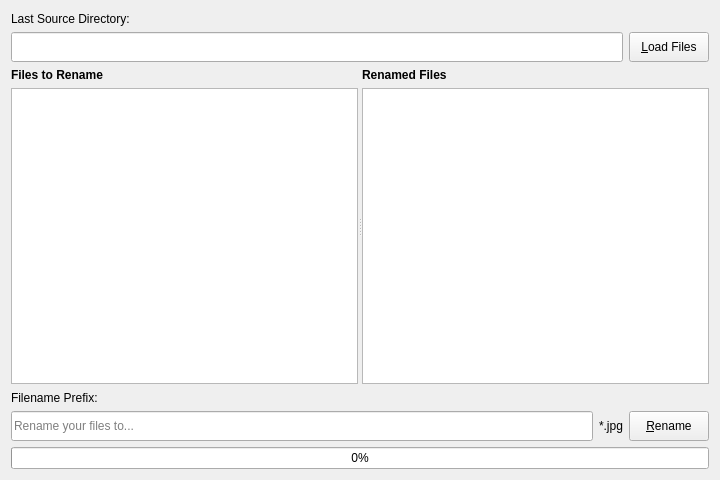
<?xml version="1.0" encoding="UTF-8"?>
<ui version="4.0">
 <class>Window</class>
 <widget class="QWidget" name="Window">
  <property name="geometry">
   <rect>
    <x>0</x>
    <y>0</y>
    <width>720</width>
    <height>480</height>
   </rect>
  </property>
  <property name="windowTitle">
   <string>RP Renamer</string>
  </property>
  <layout class="QGridLayout" name="gridLayout">
   <item row="0" column="0" colspan="3">
    <widget class="QLabel" name="label">
     <property name="minimumSize">
      <size>
       <width>0</width>
       <height>15</height>
      </size>
     </property>
     <property name="maximumSize">
      <size>
       <width>16777215</width>
       <height>15</height>
      </size>
     </property>
     <property name="text">
      <string>Last Source Directory:</string>
     </property>
    </widget>
   </item>
   <item row="1" column="0" colspan="2">
    <widget class="QLineEdit" name="dirEdit">
     <property name="minimumSize">
      <size>
       <width>0</width>
       <height>30</height>
      </size>
     </property>
     <property name="maximumSize">
      <size>
       <width>16777215</width>
       <height>30</height>
      </size>
     </property>
     <property name="readOnly">
      <bool>true</bool>
     </property>
    </widget>
   </item>
   <item row="1" column="2">
    <widget class="QPushButton" name="loadFilesButton">
     <property name="minimumSize">
      <size>
       <width>0</width>
       <height>30</height>
      </size>
     </property>
     <property name="maximumSize">
      <size>
       <width>16777215</width>
       <height>30</height>
      </size>
     </property>
     <property name="text">
      <string>&amp;Load Files</string>
     </property>
    </widget>
   </item>
   <item row="2" column="0" colspan="3">
    <widget class="QSplitter" name="splitter">
     <property name="orientation">
      <enum>Qt::Horizontal</enum>
     </property>
     <widget class="QWidget" name="layoutWidget">
      <layout class="QVBoxLayout" name="verticalLayout">
       <item>
        <widget class="QLabel" name="label_2">
         <property name="font">
          <font>
           <weight>75</weight>
           <bold>true</bold>
          </font>
         </property>
         <property name="text">
          <string>Files to Rename</string>
         </property>
        </widget>
       </item>
       <item>
        <widget class="QListWidget" name="srcFileList"/>
       </item>
      </layout>
     </widget>
     <widget class="QWidget" name="layoutWidget">
      <layout class="QVBoxLayout" name="verticalLayout_2">
       <item>
        <widget class="QLabel" name="label_3">
         <property name="font">
          <font>
           <weight>75</weight>
           <bold>true</bold>
          </font>
         </property>
         <property name="text">
          <string>Renamed Files</string>
         </property>
        </widget>
       </item>
       <item>
        <widget class="QListWidget" name="dstFileList"/>
       </item>
      </layout>
     </widget>
    </widget>
   </item>
   <item row="3" column="0" colspan="3">
    <widget class="QLabel" name="label_4">
     <property name="minimumSize">
      <size>
       <width>0</width>
       <height>15</height>
      </size>
     </property>
     <property name="maximumSize">
      <size>
       <width>16777215</width>
       <height>15</height>
      </size>
     </property>
     <property name="text">
      <string>Filename Prefix:</string>
     </property>
    </widget>
   </item>
   <item row="4" column="0">
    <widget class="QLineEdit" name="prefixEdit">
     <property name="minimumSize">
      <size>
       <width>0</width>
       <height>30</height>
      </size>
     </property>
     <property name="maximumSize">
      <size>
       <width>16777215</width>
       <height>30</height>
      </size>
     </property>
     <property name="placeholderText">
      <string>Rename your files to...</string>
     </property>
    </widget>
   </item>
   <item row="4" column="1">
    <widget class="QLabel" name="extensionLabel">
     <property name="minimumSize">
      <size>
       <width>0</width>
       <height>30</height>
      </size>
     </property>
     <property name="maximumSize">
      <size>
       <width>16777215</width>
       <height>30</height>
      </size>
     </property>
     <property name="text">
      <string>*.jpg</string>
     </property>
    </widget>
   </item>
   <item row="4" column="2">
    <widget class="QPushButton" name="renameFilesButton">
     <property name="minimumSize">
      <size>
       <width>0</width>
       <height>30</height>
      </size>
     </property>
     <property name="maximumSize">
      <size>
       <width>16777215</width>
       <height>30</height>
      </size>
     </property>
     <property name="text">
      <string>&amp;Rename</string>
     </property>
    </widget>
   </item>
   <item row="5" column="0" colspan="3">
    <widget class="QProgressBar" name="progressBar">
     <property name="value">
      <number>0</number>
     </property>
    </widget>
   </item>
  </layout>
 </widget>
 <resources/>
 <connections/>
</ui>   
